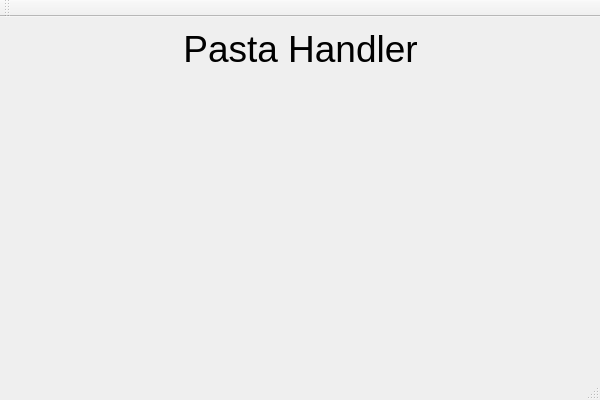
<?xml version="1.0" encoding="UTF-8"?>
<ui version="4.0">
 <class>PixelSearchProjectClass</class>
 <widget class="QMainWindow" name="PixelSearchProjectClass">
  <property name="geometry">
   <rect>
    <x>0</x>
    <y>0</y>
    <width>600</width>
    <height>400</height>
   </rect>
  </property>
  <property name="windowTitle">
   <string>PixelSearchProject</string>
  </property>
  <widget class="QWidget" name="centralWidget">
   <widget class="QWidget" name="formLayoutWidget">
    <property name="geometry">
     <rect>
      <x>0</x>
      <y>0</y>
      <width>601</width>
      <height>351</height>
     </rect>
    </property>
    <layout class="QFormLayout" name="formLayout_2">
     <item row="0" column="0" colspan="2">
      <widget class="QLabel" name="titleLabel">
       <property name="font">
        <font>
         <pointsize>28</pointsize>
        </font>
       </property>
       <property name="text">
        <string>Pasta Handler</string>
       </property>
       <property name="textFormat">
        <enum>Qt::TextFormat::MarkdownText</enum>
       </property>
       <property name="alignment">
        <set>Qt::AlignmentFlag::AlignCenter</set>
       </property>
      </widget>
     </item>
    </layout>
   </widget>
  </widget>
  <widget class="QMenuBar" name="menuBar">
   <property name="geometry">
    <rect>
     <x>0</x>
     <y>0</y>
     <width>600</width>
     <height>21</height>
    </rect>
   </property>
  </widget>
  <widget class="QToolBar" name="mainToolBar">
   <attribute name="toolBarArea">
    <enum>TopToolBarArea</enum>
   </attribute>
   <attribute name="toolBarBreak">
    <bool>false</bool>
   </attribute>
  </widget>
  <widget class="QStatusBar" name="statusBar"/>
 </widget>
 <layoutdefault spacing="6" margin="11"/>
 <resources>
  <include location="PixelSearchProject.qrc"/>
 </resources>
 <connections/>
</ui>
